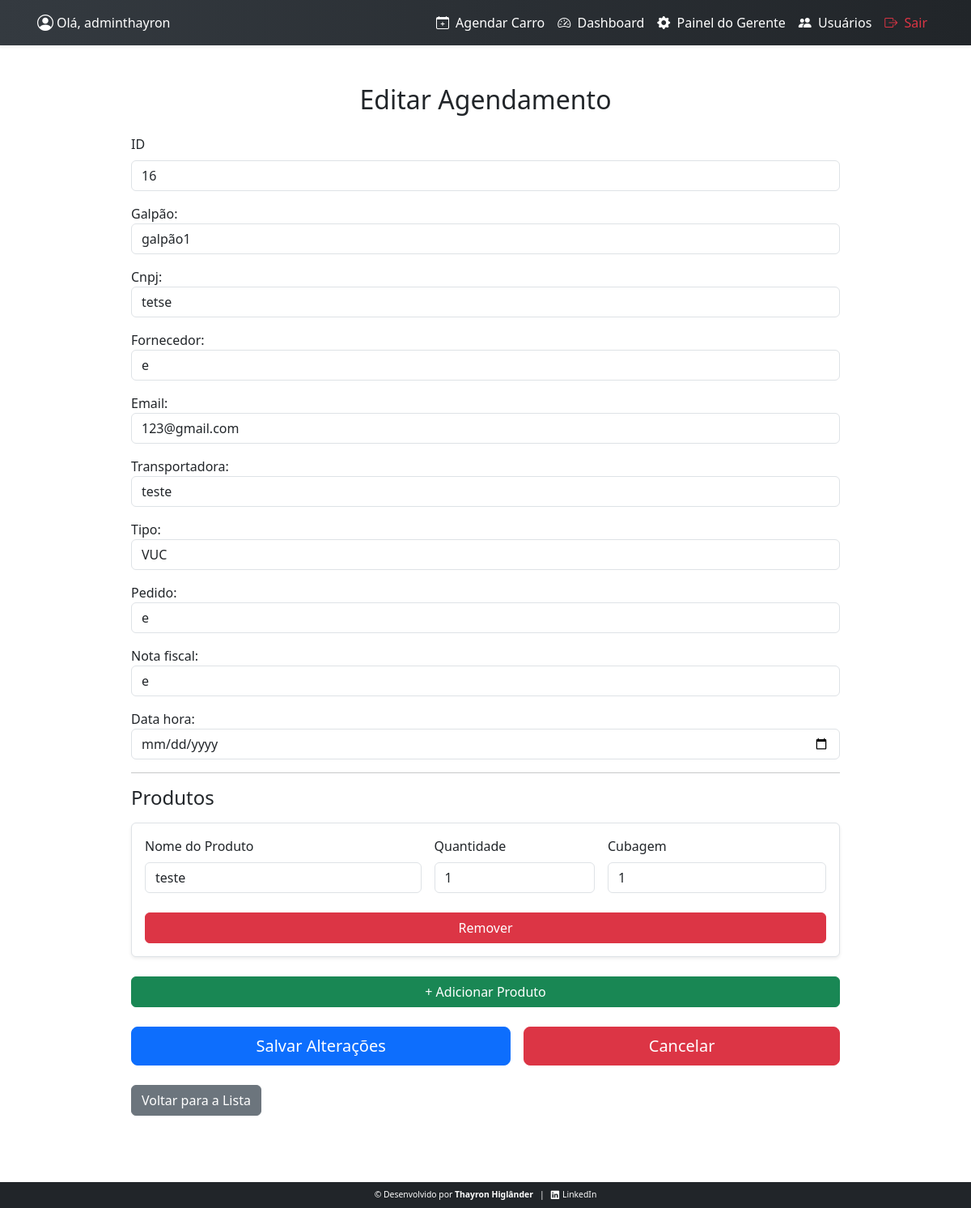
The app's page /agendamentos/editar/16/ (signed in) with its own data.
### usuarios/models.py (models this page shows)
class CustomUser(AbstractUser):
    is_gerente = models.BooleanField(default=False)

### agendamentos/models.py (models this page shows, shortened)
class Agendamento(models.Model):
    usuario = models.ForeignKey(settings.AUTH_USER_MODEL, on_delete=models.CASCADE)
    data_hora = models.DateTimeField()
    cnpj = models.CharField(max_length=18)
    fornecedor = models.CharField(max_length=100)
    email = models.EmailField(max_length=500)
    transportadora = models.CharField(max_length=100)
    nota_fiscal = models.CharField(max_length=100)
    pedido = models.CharField(max_length=100)
    GALPAO_CHOICES = [
        ('galpao1', 'galpão1'),
        ('galpao2', 'galpão2'),
        ('galpao3', 'galpão3'),
        ('galpao4', 'galpão4'),
    ]
    galpao = models.CharField("Galpão", max_length=20,choices=GALPAO_CHOICES,)
    TIPO_CARRO_CHOICES = [
        ('vuc', 'VUC'),
        ('toco', 'Toco'),
        ('truck', 'Truck'),
        ('carreta', 'Carreta'),
    ]
    tipo_carro = models.CharField("Tipo", max_length=20,choices=TIPO_CARRO_CHOICES,)
    STATUS_CHOICES = [
        ('pendente', 'Pendente'),
        ('confirmado', 'Confirmado'),
        ('cancelado', 'Cancelado'),
        ('finalizado', 'Finalizado'),
        ('atrasado', 'Atrasado'),
    ]
    status = models.CharField(max_length=20, choices=STATUS_CHOICES, default='pendente')
    criado_em = models.DateTimeField(auto_now_add=True)

class AgendamentoProduto(models.Model):
    agendamento = models.ForeignKey(
        'Agendamento',
        on_delete=models.CASCADE,
        related_name='itens'
    )
    mercadoria = models.CharField("Produto", max_length=100)
    quantidade = models.FloatField("Quantidade")
    cubagem = models.FloatField("Cubagem")

### agendamentos/views.py (the view)
# urls.py: path('agendamentos/editar/<int:id>/', views.agendamento_editar, name='agendamento_editar'),
@login_required
def agendamento_editar(request, id):
    agendamento = get_object_or_404(Agendamento, id=id)
    mensagem_erro = None
    sugestoes = None
    if request.method == 'POST':
        form = AgendamentoForm(request.POST, instance=agendamento)
        if form.is_valid():
            galpao = form.cleaned_data['galpao']
            data_hora = form.cleaned_data['data_hora']
            disponivel, resultado = verificar_disponibilidade(galpao, data_hora.date(), agendamento_id=agendamento.id)
            if not disponivel:
                mensagem_erro = resultado['mensagem']
                sugestoes = {
                    'anterior': resultado['anterior'],
                    'posterior': resultado['posterior'],
                }
            else:
                agendamento = form.save()
                produtos = []
                i = 0
                while True:
                    nome = request.POST.get(f'produtos[{i}][nome]')
                    quantidade = request.POST.get(f'produtos[{i}][quantidade]')
                    cubagem = request.POST.get(f'produtos[{i}][cubagem]')
                    if not nome:
                        break
                    try:
                        quantidade = float(quantidade)
                        cubagem = float(cubagem)
                    except ValueError:
                        quantidade = 0.0
                        cubagem = 0.0
                    produtos.append((nome, quantidade, cubagem))
                    i += 1
                agendamento.itens.all().delete()
                for nome, quantidade, cubagem in produtos:
                    AgendamentoProduto.objects.create(
                        agendamento=agendamento,
                        mercadoria=nome,
                        quantidade=quantidade,
                        cubagem=cubagem
                    )
                if request.user.is_gerente:
                    return redirect('painel_gerente')
                else:
                    return redirect('painel_user')
    else:
        form = AgendamentoForm(instance=agendamento)
    return render(
        request,
        'agendamento/agendamento_editar.html',
        {
            'form': form,
            'agendamento': agendamento,
            'mensagem_erro': mensagem_erro,
            'sugestoes': sugestoes
        }
    )

### templates/agendamento/agendamento_editar.html (shortened to what this page needs)
{% extends 'base.html' %}
{% load crispy_forms_tags %}
{% block content %}
<div class="container mt-5 form-container">
    <h2 class="text-center mb-4">Editar Agendamento</h2>
    <form method="POST">
        {% if user.is_gerente %}
            <div class="mb-3">
                <label for="id_id" class="form-label">ID</label>
                <input type="text" id="id_id" class="form-control" value="{{ agendamento.id }}" readonly>
            </div>
        {% endif %}
        {{ form.as_p }}
        <hr>
        <h4 class="mb-3">Produtos</h4>
        <div id="produtos">
            {% for item in agendamento.itens.all %}
            <div class="produto p-3 mb-4 border rounded bg-white shadow-sm">
                <div class="row g-3">
                    <div class="col-md-5">
                        <label class="form-label">Nome do Produto</label>
                        <input type="text" name="produtos[{{ forloop.counter0 }}][nome]" class="form-control" value="{{ item.mercadoria }}" required>
                    </div>
                    <div class="col-md-3">
                        <label class="form-label">Quantidade</label>
                        <input type="number" name="produtos[{{ forloop.counter0 }}][quantidade]" class="form-control" value="{{ item.quantidade|floatformat:'-2' }}" step="any" min="0" required>
                    </div>
                    <div class="col-md-4">
                        <label class="form-label">Cubagem</label>
                        <input type="number" name="produtos[{{ forloop.counter0 }}][cubagem]" class="form-control" value="{{ item.cubagem|floatformat:'-2' }}" step="any" min="0" required>
                    </div>
                </div>
                <div class="row mt-3 g-2">
                    <div class="col-12 d-flex justify-content-start">
                        <button type="button" class="btn btn-danger w-100" onclick="removerProduto(this)">Remover</button>
                    </div>
                </div>
            </div>
            {% endfor %}
        </div>
        <div class="mb-4">
            <button type="button" class="btn btn-success w-100" onclick="adicionarProduto()">+ Adicionar Produto</button>
        </div>
        {% if user.is_gerente %}
        <div class="d-flex justify-content-between mb-4 gap-3 flex-wrap">
            <button class="btn btn-primary btn-lg flex-grow-1" type="submit">Salvar Alterações</button>
            <a href="{% url 'cancelar_agendamento' agendamento.id %}" class="btn btn-danger btn-lg flex-grow-1">Cancelar</a>
        </div>
        {% else %}
        <div class="d-grid mb-4">
            <button class="btn btn-primary btn-lg" type="submit">Salvar Alterações</button>
        </div>
        {% endif %}
    </form>
    {% if user.is_gerente %}
        <a href="{% url 'painel_gerente' %}" class="btn btn-secondary">Voltar para a Lista</a>
    {% else %}
        <a href="{% url 'painel_user' %}" class="btn btn-secondary">Voltar para a Lista</a>
    {% endif %}
</div>
{% endblock %}

### templates/base.html (shortened to what this page needs)
{% load static %}
<!DOCTYPE html>
<html lang="pt-br">
<head>
    <link rel="stylesheet" href="{% static 'css/styles.css' %}" />
    <link
        rel="stylesheet"
        href="https://cdn.jsdelivr.net/npm/bootstrap@5.3.0/dist/css/bootstrap.min.css"
    />
    <link
        rel="stylesheet"
        href="https://cdn.jsdelivr.net/npm/bootstrap-icons@1.10.5/font/bootstrap-icons.css"
    />
</head>
<body>
<nav class="navbar navbar-expand-lg shadow-sm">
    <div class="container position-relative">
        {% if user.is_authenticated %}
            <div class="navbar-user-left d-none d-sm-flex align-items-center position-absolute start-0 ps-3" style="top: 50%; transform: translateY(-50%); z-index: 1000;">
                <i class="bi bi-person-circle fs-5 text-white me-1"></i>
                <span class="text-white">Olá, {{ request.user }}</span>
            </div>
        {% endif %}
        <div class="collapse navbar-collapse" id="navbarNav">
            <ul class="navbar-nav ms-auto align-items-center">
                {% if user.is_authenticated %}
                    <li class="nav-item">
                        <a class="nav-link" href="{% url 'agendamento_criar' %}">
                            <i class="bi bi-calendar-plus me-1"></i> Agendar Carro
                        </a>
                    </li>
                    {% if user.is_gerente %}
                        <li class="nav-item">
                            <a class="nav-link" href="{% url 'painel_dashboard' %}">
                                <i class="bi bi-speedometer2 me-1"></i> Dashboard
                            </a>
                        </li>
                        <li class="nav-item">
                            <a class="nav-link" href="{% url 'painel_gerente' %}">
                                <i class="bi bi-gear-fill me-1"></i> Painel do Gerente
                            </a>
                        </li>
                        <li class="nav-item">
                            <a class="nav-link" href="{% url 'listar_usuarios' %}">
                                <i class="bi bi-people-fill me-1"></i> Usuários
                            </a>
                        </li>
                    {% endif %}
                    <li class="nav-item">
                        <a class="nav-link text-danger" href="{% url 'logout' %}">
                            <i class="bi bi-box-arrow-right me-1"></i> Sair
                        </a>
                    </li>
                {% else %}
                    <li class="nav-item">
                        <a class="nav-link" href="{% url 'login' %}">
                            <i class="bi bi-box-arrow-in-right me-1"></i> Entrar
                        </a>
                    </li>
                {% endif %}
            </ul>
        </div>
    </div>
</nav>
<main class="container my-4">
    {% block content %}{% endblock %}
</main>
<footer class="fixed-bottom py-2 bg-dark text-white">
    <div class="container d-flex justify-content-center align-items-center gap-2 flex-wrap">
        <span>© Desenvolvido por <strong>Thayron Higlânder</strong></span>
        <span class="text-white">|</span>
        <a href="https://www.linkedin.com/in/thayron-higlander" target="_blank" class="text-white text-decoration-none d-flex align-items-center">
            <i class="bi bi-linkedin me-1"></i> LinkedIn
        </a>
    </div>
</footer>
</body>
</html>

### staticfiles/css/styles.css (style rules this page uses)
body { padding-bottom: 90px; background-color: #f8f9fa; }
.navbar { background: linear-gradient(to right, #343a40, #212529); min-height: 56px; position: relative; padding-top: 0.3rem; padding-bottom: 0.3rem; overflow: visible; }
.navbar-brand, .nav-link, .navbar-text { font-weight: 500; color: white !important; }
.navbar .container { display: flex; align-items: center; justify-content: space-between; padding-left: 1rem; padding-right: 1rem; position: relative; }
footer { background-color: #212529; font-size: 0.65rem; color: #f8f9fa; width: 100%; position: fixed; bottom: 0; left: 0; padding: 0.3rem 0.8rem; white-space: nowrap; overflow-x: auto; }
footer a { color: #f8f9fa; text-decoration: none; }

### templates/agendamento/agendamento_editar.html (style rules this page uses)
.form-container { max-width: 900px; margin: 0 auto; }

### records on screen
CustomUser: user "adminthayron"
Agendamento: id "16", galpao "galpão1", cnpj "tetse", fornecedor "e", email "123@gmail.com", transportadora "teste", tipo_carro "VUC", pedido "e", nota_fiscal "e"
AgendamentoProduto: mercadoria "teste", quantidade "1", cubagem "1"
